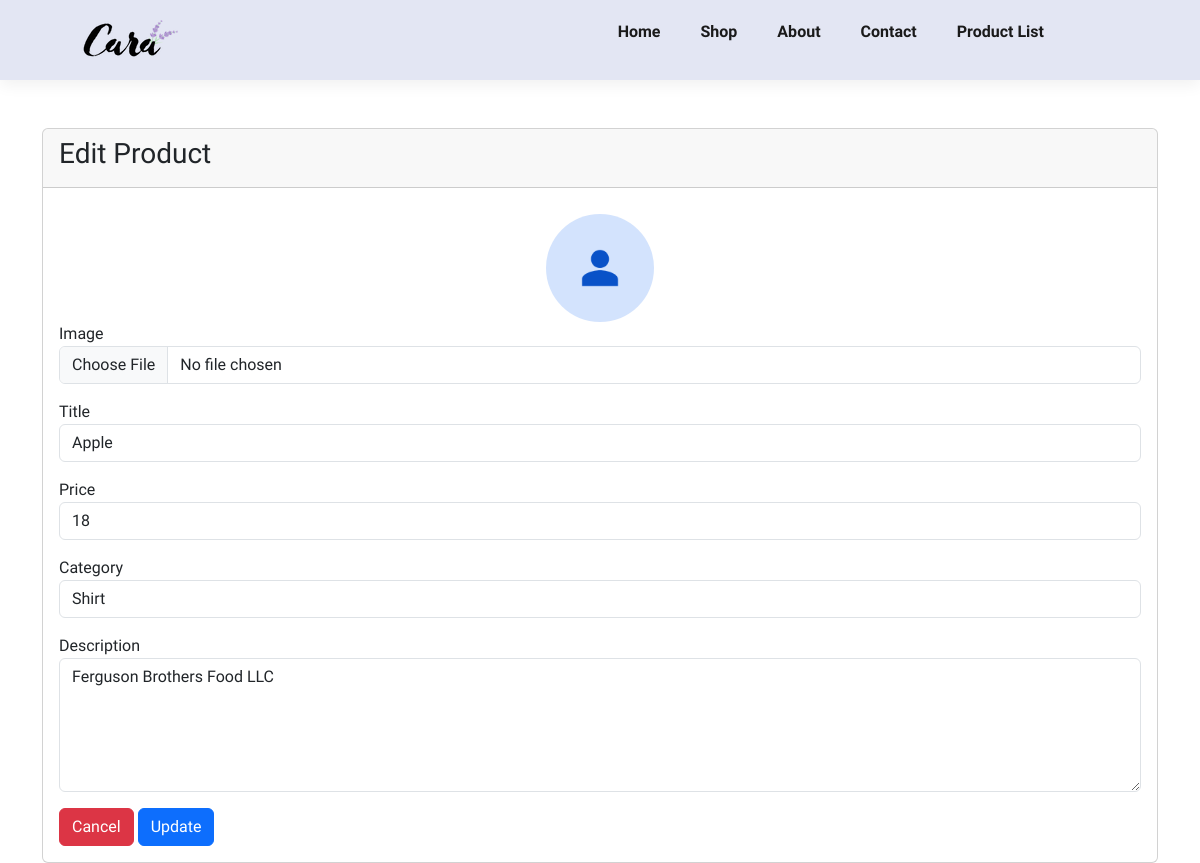
Screenshot of /edit_product?id=9 with the database file from the repository.
### tables this page shows
CREATE TABLE "product" (
  "id" INTEGER NOT NULL PRIMARY KEY AUTOINCREMENT,
  "title" TEXT,
  "price" NUMBER,
  "category" TEXT,
  "description" TEXT,
  "image" TEXT
);

### app.py (the view)
@app.route('/edit_product', methods=['GET'])
def edit_product():
    product_id = request.args.get('id')
    conn = sqlite3.connect('database.db', check_same_thread=False)
    cursor = conn.cursor()
    cursor.execute('SELECT * FROM product WHERE id = ?', (product_id,))
    row = cursor.fetchone()  # Fetch a single row
    conn.close()
    if row is None:
        return "Product not found", 404
    product = {
        'id': row[0],
        'title': row[1],
        'price': row[2],
        'category': row[3],
        'description': row[4],
        'image': row[5],
    }
    print(product)  # Debugging statement
    return render_template('edit_product.html', product=product)

### templates/edit_product.html (shortened to what this page needs)
<!DOCTYPE html>
<html lang="en">
<head>
    <link href="https://cdn.jsdelivr.net/npm/bootstrap@5.3.3/dist/css/bootstrap.min.css" rel="stylesheet">
    <link rel="stylesheet" href="https://pro.fontawesome.com/releases/v5.15.4/css/all.css">
    <link rel="stylesheet" href="/static/css/style.css">
</head>
<body>
    <section id="header">
        <a href='/'><img src="static/img/logo.png" class="logo" alt=""></a>
        <div>
            <ul id="navbar">
                <li><a href='/'>Home</a></li>
                <li><a href='/shop'>Shop</a></li>
                <li><a href='/about'>About</a></li>
                <li><a href='/contact'>Contact</a></li>
               <li><a href='/product_list'>Product List</a></li>
                <li id="lg-bag"><a href='/cart'><i class="far fa-shopping-bag"></i></a></li>
            </ul>
        </div>
    </section>
    <div class="container">
        <div class="row">
            <div class="col-md-12 mt-5">
                <div class="card">
                    <div class="card-header">
                        <h3>Edit Product</h3>
                    </div>
                    <div class="card-body">
                        <form method="POST" action="/update_product" enctype="multipart/form-data">
                            <div class="form-group mb-3">
                                <center>
                                    <img id="thumbnil"
                                         style="width:10%; margin-top:10px; border-radius: 50%"
                                         src="{{ url_for('static', filename='image/product/' + (product['image'] if product['image'] else 'no-image.png')) }}"
                                         alt="image">
                                </center>
                                <label for="file">Image</label>
                                <input type="file" accept="image/*" class="form-control" id="file" name="file" onchange="showMyImage(this)">
                            </div>
                            <div class="form-group mb-3">
                                <label for="title">Title</label>
                                <input type="text" class="form-control" id="title" name="title" value="{{ product['title'] }}" autocomplete="off">
                            </div>
                            <div class="form-group mb-3">
                                <label for="price">Price</label>
                                <input type="number" class="form-control" id="price" name="price" value="{{ product['price'] }}" autocomplete="off" min="1">
                            </div>
                            <div class="form-group mb-3">
                                <label for="category">Category</label>
                                <select class="form-control" id="category" name="category">
                                    <option value="shirt" {% if product['category'] == 'shirt' %}selected{% endif %}>Shirt</option>
                                </select>
                            </div>
                            <div class="form-group mb-3">
                                <label for="description">Description</label>
                                <textarea class="form-control" id="description" name="description" rows="5">{{ product['description'] }}</textarea>
                            </div>
                            <button type="reset" class="btn btn-danger">Cancel</button>
                            <button type="submit" class="btn btn-primary float-right">Update</button>
                        </form>
                    </div>
                </div>
            </div>
        </div>
    </div>
</body>
</html>

### static/css/style.css (style rules this page uses)
* { margin: 0; padding: 0; box-sizing: border-box; font-family: 'Spartan',sans-serif; }
body { width: 100%; }
#header { display: flex; align-items: center; justify-content: space-between; padding: 20px 80px; background: #E3E6F3; box-shadow: 0 5px 15px rgba(0, 0, 0, 0.06); z-index: 999; position: sticky; top: 0; left: 0; }
#navbar { display: flex; align-items: center; justify-content: center; }
#navbar li { list-style: none; padding: 0 20px; position: relative; }
#navbar li a { text-decoration: none; font-size: 16px; font-weight: 600; color: #1a1a1a; transition: 0.3s ease; }

### rows the page displays
product: title "Apple", price "18", description "Ferguson Brothers Food LLC"
